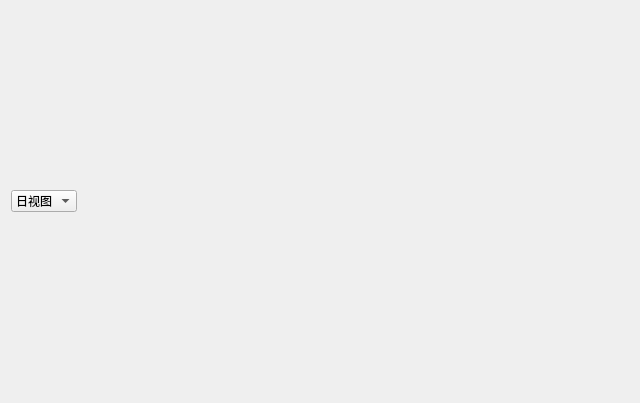
<?xml version="1.0" encoding="UTF-8"?>
<ui version="4.0">
 <class>StatisticsWidget</class>
 <widget class="QWidget" name="StatisticsWidget">
  <property name="geometry">
   <rect>
    <x>0</x>
    <y>0</y>
    <width>640</width>
    <height>403</height>
   </rect>
  </property>
  <property name="windowTitle">
   <string>历史使用统计</string>
  </property>
  <layout class="QVBoxLayout" name="verticalLayout">
   <item>
    <layout class="QHBoxLayout" name="horizontalLayout">
     <property name="spacing">
      <number>0</number>
     </property>
     <item>
      <widget class="QComboBox" name="comboBox_view_mode">
       <item>
        <property name="text">
         <string>日视图</string>
        </property>
       </item>
       <item>
        <property name="text">
         <string>周视图</string>
        </property>
       </item>
       <item>
        <property name="text">
         <string>月视图</string>
        </property>
       </item>
       <item>
        <property name="text">
         <string>年视图</string>
        </property>
       </item>
      </widget>
     </item>
     <item>
      <spacer name="horizontalSpacer">
       <property name="orientation">
        <enum>Qt::Horizontal</enum>
       </property>
       <property name="sizeHint" stdset="0">
        <size>
         <width>40</width>
         <height>20</height>
        </size>
       </property>
      </spacer>
     </item>
    </layout>
   </item>
   <item>
    <layout class="QHBoxLayout" name="GraphicLayout">
     <property name="sizeConstraint">
      <enum>QLayout::SetNoConstraint</enum>
     </property>
    </layout>
   </item>
  </layout>
 </widget>
 <resources/>
 <connections/>
</ui>
